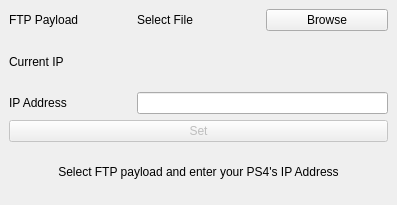
<?xml version="1.0" encoding="UTF-8"?>
<ui version="4.0">
 <class>WindowMain</class>
 <widget class="QMainWindow" name="WindowMain">
  <property name="geometry">
   <rect>
    <x>0</x>
    <y>0</y>
    <width>397</width>
    <height>205</height>
   </rect>
  </property>
  <property name="windowTitle">
   <string>Set FTP Payload IP</string>
  </property>
  <widget class="QWidget" name="centralwidget">
   <layout class="QGridLayout" name="gridLayout">
    <item row="2" column="0">
     <widget class="QLabel" name="label">
      <property name="text">
       <string>IP Address</string>
      </property>
     </widget>
    </item>
    <item row="0" column="0">
     <widget class="QLabel" name="label_3">
      <property name="text">
       <string>FTP Payload </string>
      </property>
     </widget>
    </item>
    <item row="0" column="1">
     <widget class="QLabel" name="label_4">
      <property name="text">
       <string>Select File</string>
      </property>
     </widget>
    </item>
    <item row="0" column="2">
     <widget class="QPushButton" name="pushButton_2">
      <property name="text">
       <string>Browse</string>
      </property>
     </widget>
    </item>
    <item row="2" column="1" colspan="2">
     <widget class="QLineEdit" name="lineEdit"/>
    </item>
    <item row="3" column="0" colspan="3">
     <widget class="QPushButton" name="pushButton">
      <property name="enabled">
       <bool>false</bool>
      </property>
      <property name="text">
       <string>Set</string>
      </property>
     </widget>
    </item>
    <item row="4" column="0" colspan="3">
     <widget class="QLabel" name="label_2">
      <property name="text">
       <string>Select FTP payload and enter your PS4's IP Address</string>
      </property>
      <property name="alignment">
       <set>Qt::AlignCenter</set>
      </property>
     </widget>
    </item>
    <item row="1" column="0">
     <widget class="QLabel" name="label_5">
      <property name="text">
       <string>Current IP</string>
      </property>
     </widget>
    </item>
    <item row="1" column="1" colspan="2">
     <widget class="QLabel" name="label_6">
      <property name="text">
       <string/>
      </property>
     </widget>
    </item>
   </layout>
  </widget>
 </widget>
 <resources/>
 <connections/>
</ui>
